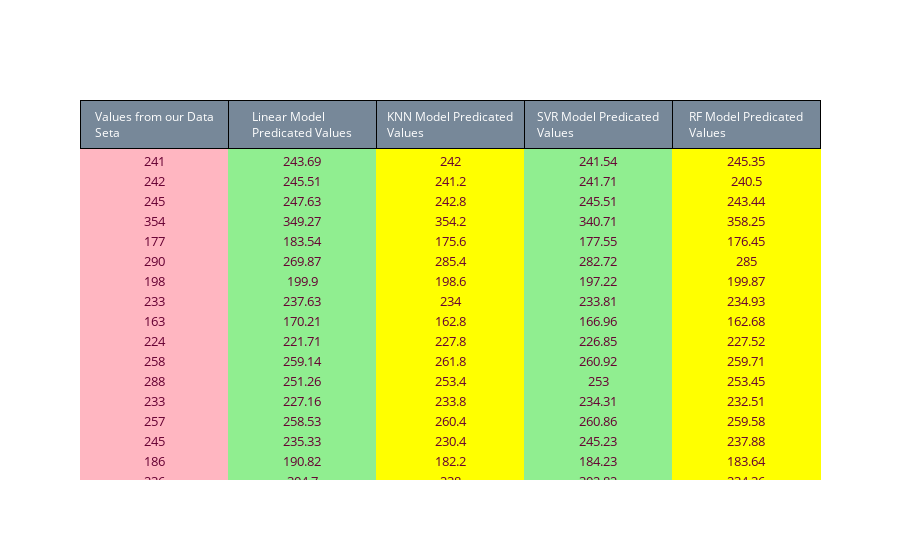

Write notebook code for a chart like this one.
### Code cell
fig.show()

### Figure 1 — Plotly figure (JSON) as saved in the notebook; plotly's stock layout.template omitted (floating-point values rounded to 4 significant figures; data arrays with more than 128 entries replaced by an {"elided": "..."} marker saying what was removed)
{"data": [{"cells": {"align": "center", "fill": {"color": ["lightpink", "lightgreen", "yellow", "lightgreen", "yellow"]}, "font": {"color": "#660033", "size": 13}, "line": {"color": ["lightpink", "lightgreen", "yellow", "lightgreen", "yellow"]}, "values": {"elided": "5x200 float values"}}, "header": {"align": "center", "fill": {"color": "LightSlateGray"}, "font": {"color": "white", "size": 12}, "line": {"color": "blacK"}, "values": ["Values from our Data Seta", "Linear Model Predicated Values", "KNN Model Predicated Values", "SVR Model Predicated Values", "RF Model Predicated Values"]}, "type": "table"}], "layout": {}}
